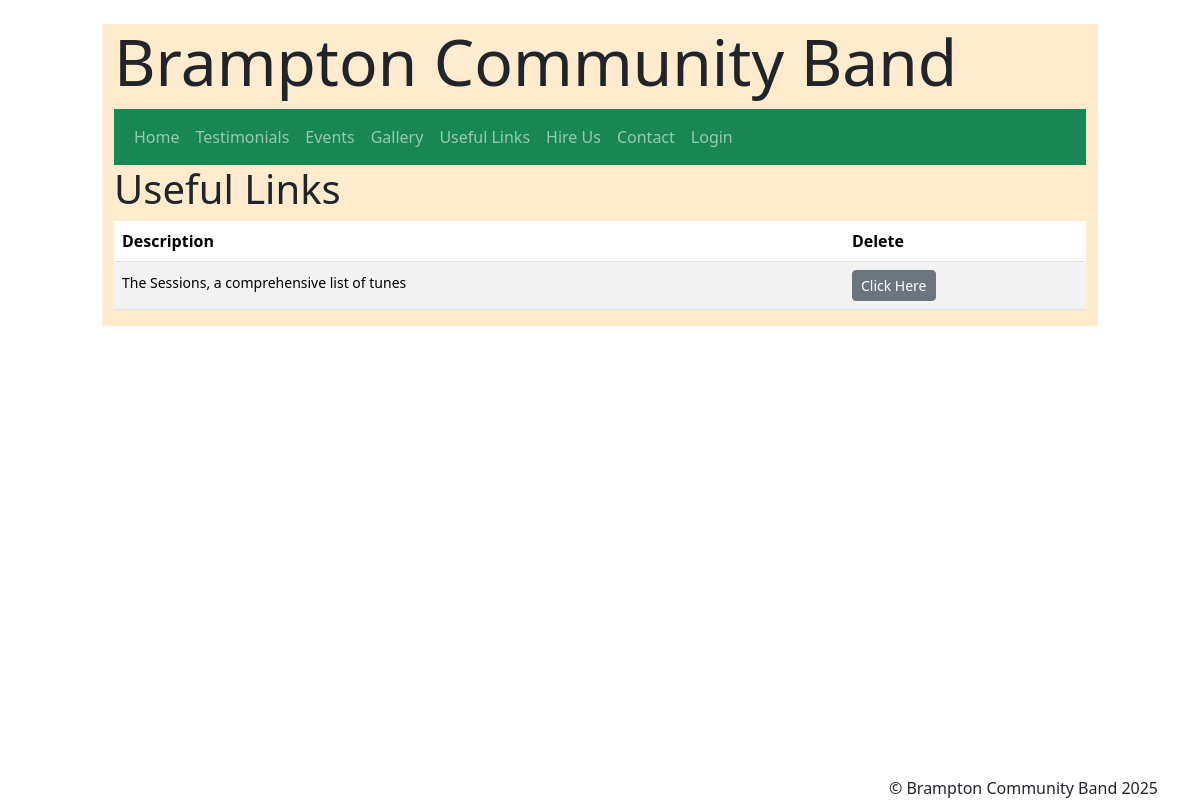
Before: /links/ with the older database file.
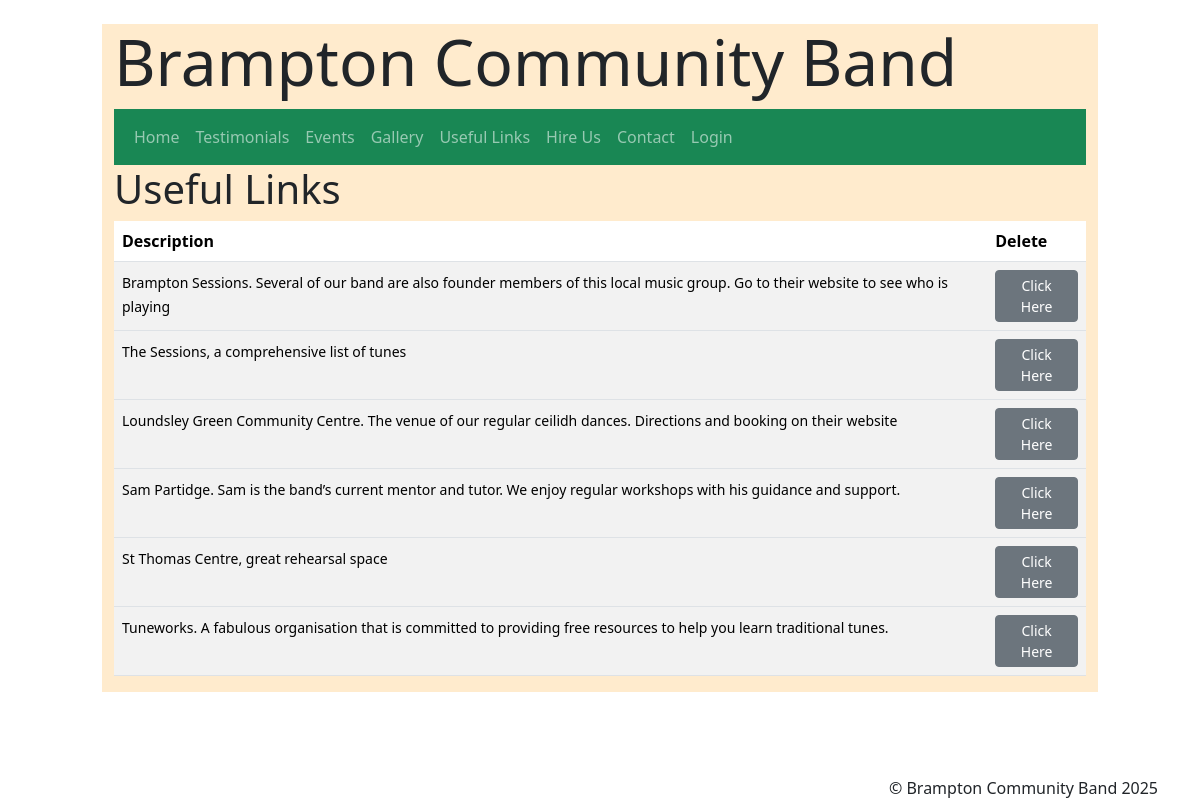
After: the same page with the newer database file.
### pages/models.py (models this page shows)
class Links(models.Model):
    link_name = models.URLField()
    description = models.TextField(blank=True)
    class Meta:
        ordering=['link_name']

### pages/views.py (the view)
# urls.py: path('links/', views.links, name='links'),
def links(request):
    links = Links.objects.all()
    ordering = ['article_created_at']
    return render(request, 'links.html', {'links':links})

### pages/templates/links.html (shortened to what this page needs)
{% extends "base.html" %}
{% block content %}
{% load static %}
{% block page_title %}
<div class="row"><h2 class="display-6">Useful Links</h2></div>
{% endblock page_title%}
<div class="table-responsive">
<table class="table table-striped">
    <thead>
        <th scope=""col>Description</th>
        <th scope=""col>Delete</th>
    </thead>
    <tbody>
{% for link in links %}
            <tr>
                <td scope="row"><small>{{ link.description }}</small></td>
                <td scope="row"><a href="{{ MEDIA_URL}}{{link.link_name}}" class="btn btn-secondary btn-sm" target="-blank">Click Here</a></td>
            </tr>
    </tbody>
{% endfor %}
</table>
</div>
{% endblock content %}

### pages/templates/base.html (shortened to what this page needs)
<!DOCTYPE html>
<html lang="en">
<head>
    <link href="https://cdn.jsdelivr.net/npm/bootstrap@5.3.3/dist/css/bootstrap.min.css" rel="stylesheet">
{% load static %}
    <link rel="stylesheet" type="text/css" href="{% static 'style.css' %}">
</head>
<body class="container-fluid">
<br>
<div class="container" id="heading" name="heading">
<h1 class="display-3">{% block header %}Brampton Community Band{% endblock header %}</h1>
{% include 'navbar.html' %}
{% block content %}{% endblock content %}
{% block footer %}
<footer class="fixed-bottom text-end">
    <div class="container">
          <span>&#169 Brampton Community Band 2025</span>
   </div>
</footer>
{%endblock footer%}
</div>
</body>
</html>

### pages/templates/navbar.html (shortened to what this page needs)
      <nav class="navbar navbar-expand-lg navbar-dark bg-success">
        <div class="container">
          <div class="collapse navbar-collapse" id="navbarNavDarkDropdown">
            <ul class="navbar-nav">
                <li class="nav-item">
                <a class="nav-link" href="{% url 'index' %}">Home</a>
                </li>
                <li class="nav-item">
                <a class="nav-link" href="{% url 'testimonials' %}">Testimonials</a>
                </li>
                <li class="nav-item">
                <a class="nav-link" href="{% url 'news' %}">Events</a>
                </li>
                <li class="nav-item">
                <a class="nav-link" href="{% url 'gallery' %}">Gallery</a>
                </li>
                <li class="nav-item">
                    <a class="nav-link" href="{% url 'links' %}">Useful Links</a>
                </li>
                <li class="nav-item">
                <a class="nav-link" href="#">Hire Us</a>
                </li>
                <li class="nav-item">
                  <a class="nav-link" href="{% url 'contact' %}">Contact</a>
              </li>
                  {% if user.is_authenticated %}
                  <li class="nav-item dropdown">
                    <a class="nav-link dropdown-toggle" href="#" id="navbarDarkDropdownMenuLink" role="button" data-bs-toggle="dropdown" aria-expanded="false">
                      Edit
                    </a>
                    <ul class="dropdown-menu bg-success" aria-labelledby="navbarDarkDropdownMenuLink">
                      <li><a class="dropdown-item" href="{% url 'add_news_item' %}">Add Event</a></li>
                      <li><a class="dropdown-item" href="{% url 'add_gallery_item' %}">Add Gallery Item</a></li>
                      <li><a class="dropdown-item" href="{% url 'add_link' %}">Add Link Item</a></li>
                      <li><a class="dropdown-item" href="{% url 'add_testimonial_item' %}">Add Testimonial</a></li>
                      {% if user.is_superuser %}
                      <li><a class="dropdown-item" href="{% url 'update_password' %}">Update Password</a></li>
                      <li><a class="dropdown-item" href="{% url 'registration' %}">Add a User</a></li>
                      {% endif %}
                    </ul>
                  </li>
              <li class="nav-item">
                  <a class="nav-link" href="{% url 'logoutBCB' %}">Logout</a>
              </li>
              <li class="nav-item right">
                <a class="nav-link" href="#">Welcome {{user.first_name}}</a>
              </li>
              {% else %}
              <li class="nav-item">
                  <a class="nav-link" href="{% url 'loginBCB' %}">Login</a>
              </li>
               {% endif %}
            </ul>
          </div>
        </div>
      </nav>

### pages/static/style.css (style rules this page uses)
body { background-image: url('Instruments.png'); opacity:1; background-blend-mode: normal; background-size: cover; min-height: 100vh; }
.container-fluid { max-width: 85%; min-height: 95%; }
#heading { background-color: blanchedalmond; }

Changed rows visible on the page:
added Links: description "Brampton Sessions. Several of our band are also founder members of this local music group. Go to their website to see who is playing"
added Links: description "Loundsley Green Community Centre. The venue of our regular ceilidh dances. Directions and booking on their website"
added Links: description "Sam Partidge. Sam is the band’s current mentor and tutor. We enjoy regular workshops with his guidance and support."
added Links: description "St Thomas Centre, great rehearsal space"
added Links: description "Tuneworks. A fabulous organisation that is committed to providing free resources to help you learn traditional tunes."
